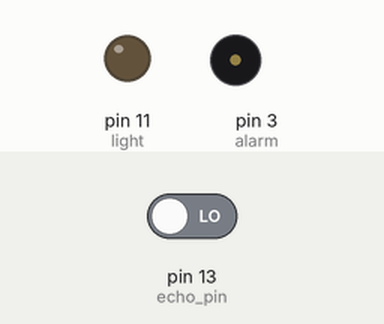
Recording of a sketch running on a simulated Arduino Uno, built with avr-gcc and run on an emulated ATmega328P. Shown: output pins drawn as LEDs (lit = HIGH), buzzer (waves = sounding). Inputs (shaded band) come from the test bench; at power-on: pin 13 (echo_pin) LOW. Pins used as bus, display or sensor lines are not drawn.

Above: at 0.5 s.
At 9.2 s:
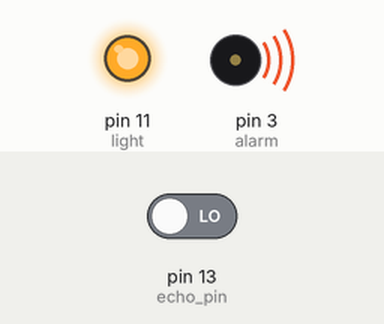
At 17.2 s:
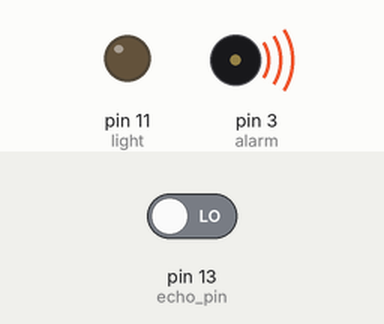
Timing chart, 0 to 19.6 s (numbered marks = the images above):
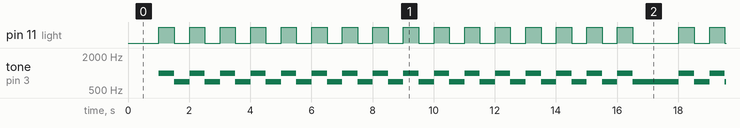

The sketch:

Door_Alarm_using_Ultrasonic_Sensor.ino
```cpp
const int trig_pin = 12; //Trigger conencted to pin 9
const int echo_pin = 13; //Echo connected to pin 8
const int alarm = 3; //Alarm pin (passive buzzer or speaker)
const int light = 11; //LED light that flashes on alarm going off
float timing = 0.0; //Float to store "timing" variable
float distance = 0.0; //Float to store "distance" variable
int doorwayWidth = 118; //Width of doorway in CM

void setup() {
   pinMode(echo_pin, INPUT); //Echo as input
   pinMode(trig_pin, OUTPUT); //Trigger as output
   pinMode(alarm, OUTPUT);
   digitalWrite(alarm, LOW);
   pinMode(light, OUTPUT);
   digitalWrite(light, LOW);
}

void loop() {
  triggerSound();
  timing = pulseIn(echo_pin, HIGH); //Timing variable is equal to how long the "echo" pulse is
  distance = (((timing / 29) / 2) - 1); //Calculate distance from that time

  if (distance < doorwayWidth) {
   for(int i = 0; i <= 15; i++) {
    tone(alarm, 1000);
    digitalWrite(light, HIGH);
    delay(500);
    tone(alarm, 700);
    digitalWrite(light, LOW);
    delay(500);
   }
  } else {
    noTone(alarm);
  }
}

void triggerSound() {
  digitalWrite (trig_pin, LOW); //The ultrasonic distance sensor requires the trigger pin to go high
  delay (2);
  digitalWrite (trig_pin, HIGH); //for 2 ms and then low for 10 ms which triggers the device reliably.
  delay (10);
  digitalWrite (trig_pin, LOW);
}
```

Measured:
- by itself, pin 11 (light): moves between LOW and HIGH, repeating every 17.0 s
- by itself, tone on pin 3 (alarm): plays 1000 Hz for 0.50 s, 700 Hz for 0.50 s, 1000 Hz for 0.50 s, 700 Hz for 0.50 s, 1000 Hz for 0.50 s, 700 Hz for 0.50 s … (244 notes in this stretch)
